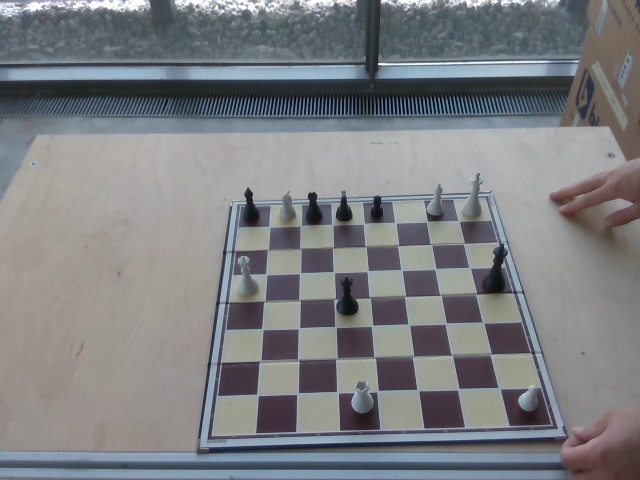
#> input picture image_26.jpg, 640 x 480 px, given in place of foto_05.png, which was not available
$ python move_detect_tracking.py
#> lines starting #> are read from the running program, lines starting #| are printed output that depends on the picture; pictures that were not available may be replaced by others from this repository, and a replacement may not be noted
import cv2
import imutils

'''cap = cv2.VideoCapture(0)
ret, current_frame = cap.read()
previous_frame = current_frame'''

previous_frame = cv2.imread(cv2.samples.findFile("foto_05.png"))
#> previous_frame is the input picture: shape (480, 640, 3); mean B, G, R 130.1, 127, 125.1
current_frame = cv2.imread(cv2.samples.findFile("foto_06.png"))
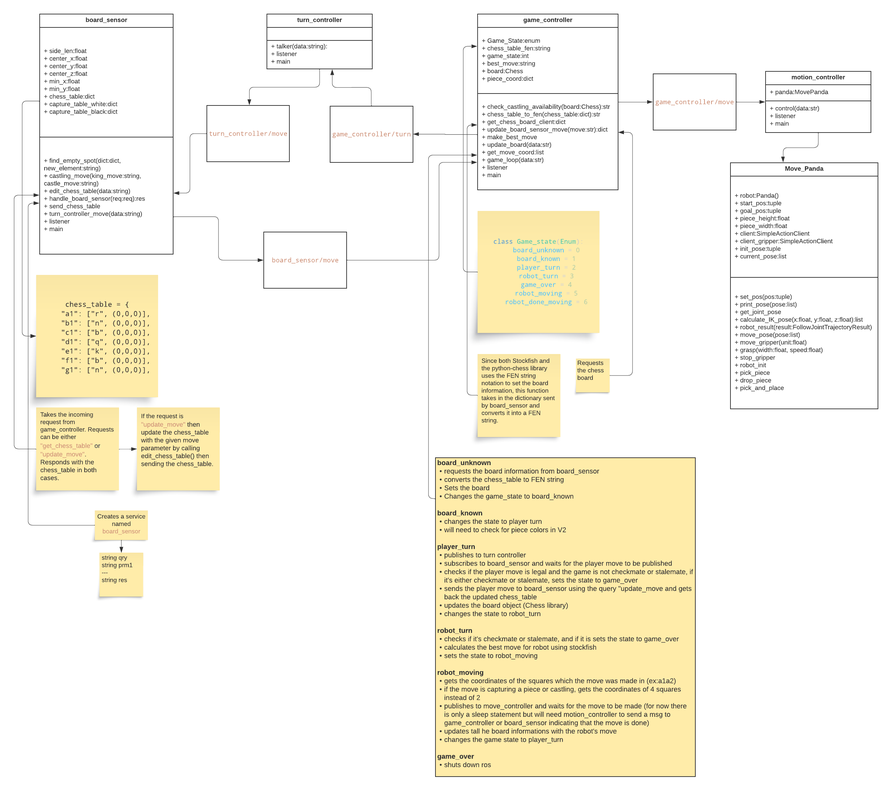
#> input picture ChessMateV1.png, 892 x 791 px, shrunk from 2540 x 2250 before the run, given in place of foto_06.png, which was not available
#> current_frame is the input picture: shape (791, 892, 3); mean B, G, R 233, 245.1, 248.3


current_frame_gray = cv2.cvtColor(current_frame, cv2.COLOR_BGR2GRAY)
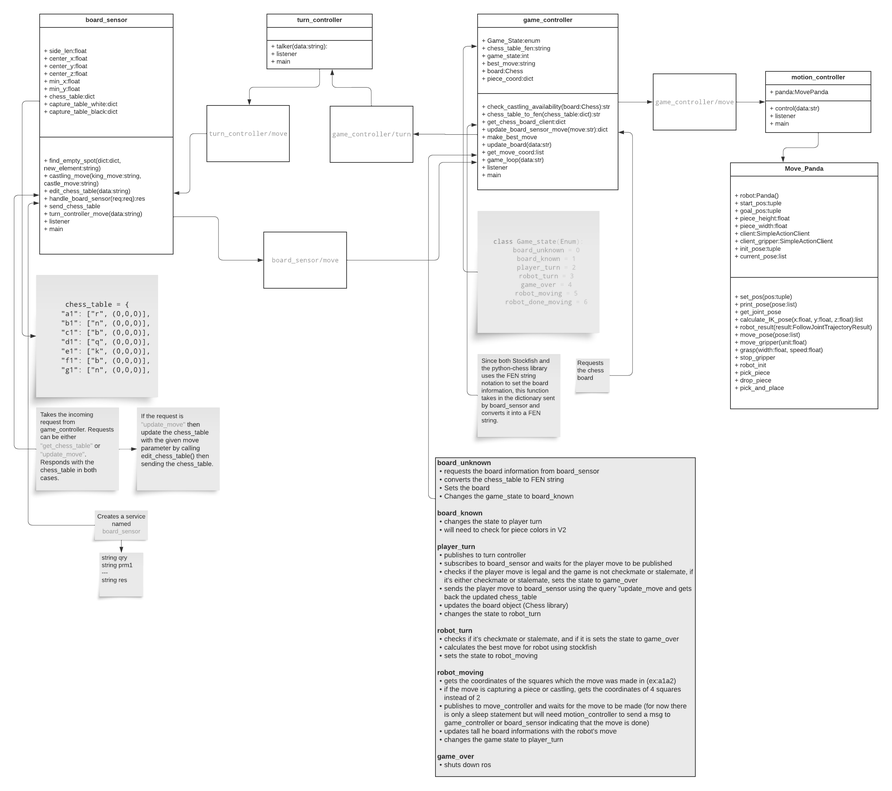
#> current_frame_gray: shape (791, 892); min 18, max 255, mean 244.6
previous_frame_gray = cv2.cvtColor(previous_frame, cv2.COLOR_BGR2GRAY)
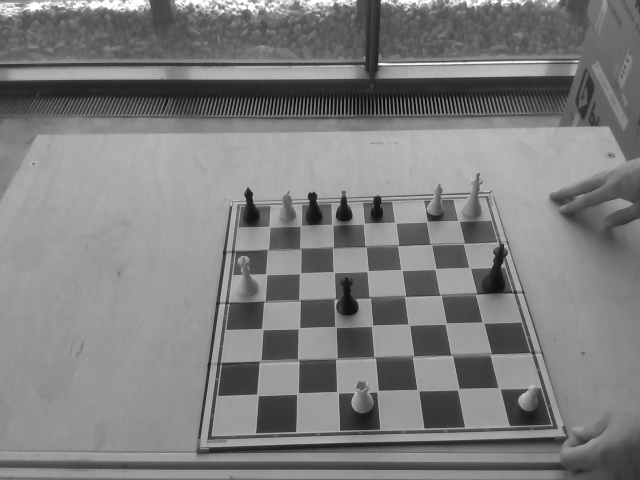
#> previous_frame_gray: shape (480, 640); min 5, max 255, mean 126.8

#> (the run stopped early here; a loop or call above may not have finished)
